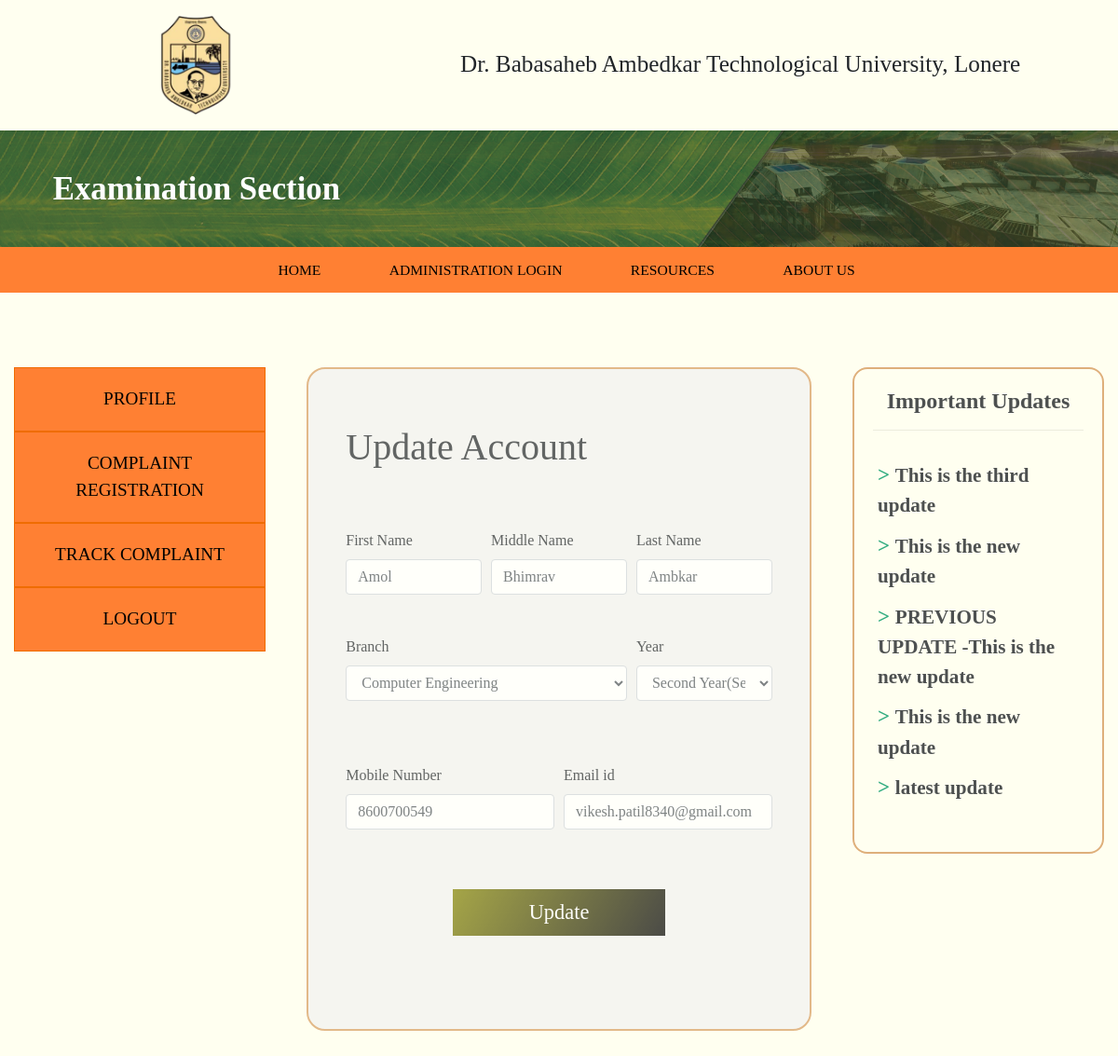
The app's page /UpdateProfile.php (signed in) with its own data.
### tables this page shows
CREATE TABLE `student` (
  `studentid` int(11) NOT NULL,
  `firstname` varchar(255) NOT NULL,
  `middlename` varchar(255) NOT NULL,
  `lastname` varchar(255) NOT NULL,
  `prn` varchar(255) NOT NULL,
  `branch` varchar(255) NOT NULL,
  `year` varchar(100) NOT NULL,
  `number` varchar(100) NOT NULL,
  `email` varchar(255) NOT NULL,
  `password` varchar(255) NOT NULL
);

CREATE TABLE `setupdate` (
  `id` int(9) NOT NULL,
  `setupdate` varchar(500) DEFAULT NULL
);

### UpdateProfile.php (the view, shortened to what this page needs)
<?php include 'header.php'; ?>
<?php
$username = $_SESSION['prn'];
$con = mysqli_connect("localhost","root");
mysqli_select_db($con,'exam_center');
$q      = "select * from student where prn='$username'";
$result = mysqli_query($con,$q);
$row = mysqli_fetch_array($result);
?>
<!DOCTYPE html>
<html lang = "en">
<head>
</head>
<body>
    <div class = "container-fluid">
        <div class = "row">
           <?php include 'left_column.php'; ?>
            <div  class  = "col-md-6">
            <div  id     = "signup">
            <form action = "UpdateProfile.php" method = "post" onsubmit = "return validation()">
            <div  class  = "signup-form">
            <div  class  = "form-group">
                                <h1>Update Account </h1><br>
                                <div   class = "signup">
                                <div   class = "form-row">
                                <div   class = "col-md-4">
                                <label for   = "fname">First Name</label>
                                <input type  = "text" id = "fname" class = "form-control" value = "<?php echo $row['firstname'];?>" name = "firstname">
                                        </div><br>
                                        <div   class = "col-md-4">
                                        <label for   = "mname">Middle Name</label>
                                        <input type  = "text" id = "mname" class = "form-control" name = "middlename" value = "<?php echo $row['middlename'];?>">
                                        </div>
                                        <div   class = "col-md-4">
                                        <label for   = "lname">Last Name</label>
                                        <input type  = "text" id = "lname" class = "form-control" name = "lastname" value = "<?php echo $row['lastname'];?>">
                                        </div>
                                    </div> <br>
                                    <div class = "form-row">
                                    <div class = "col-md-8">
                                            <label>Branch</label>
                                            <select required class = "form-control" name = "branch" value = "Select your Department">
                                                <option><?php echo $row['branch'];?></option>
                                            </select>
                                        </div>
                                        <div class = "col-md-4">
                                            <label>Year</label>
                                            <select class = "form-control" name = "year" value= "" required>
                                                <option><?php echo $row['year']; ?></option>
                                            </select>
                                        </div>
                                    </div>
                                    <?php echo isset($errB)? "<span class='error'>$errB</span>": ""; ?><br>
                                    <br>
                                    <div class = "form-row">
                                    <div class = "col-md-6">
                                            <label>Mobile Number</label>
                                            <input type = "number" class = "form-control" name = "number" value = "<?php echo $row['number'];?>"><br>
                                        </div>
                                        <div class = "col-md-6">
                                            <label>Email id</label>
                                            <input type = "email" class = "form-control" name = "email" value = "<?php echo $row['email'];?>"><br>
                                        </div>
                                    </div>
                                    <input type = "submit" value = "Update" name = "update"><br>
                                </div>
                            </div>
                        </div>
                    </form>
                </div>
            </div>
            <?php include 'important_updates.php'; ?>
        </div>
    </div>
<?php include 'footer.php';?>

### important_updates.php (shortened to what this page needs)
<?php
$con = mysqli_connect("localhost","root");
mysqli_select_db($con,'exam_center');
$a       = "select * from setupdate";
$result3 = mysqli_query($con,$a);
$num3    = mysqli_num_rows($result3);
?>
<div class = "col-md-3">
<div class = "updates">
        <h4>Important Updates</h4>
        <hr>
        <ul>
        <?php
            for($i=1;$i<=$num3;$i++){
            $row = mysqli_fetch_array($result3);
        ?>
        <li><span id="imp_n"> > </span><span id="up_li"><?php echo $row['setupdate'];?></span></li>
        <?php
            }
        ?>
        </ul>
    </div>
</div>

### css/style.css (style rules this page uses)
* { padding: 0; margin: 0; font-family: Montserrat; font-size: 16px; }
body { background-color: #fffff0!important; }
input[type=number] { -moz-appearance:textfield; }
#signup .signup-form { margin: 10px; width: 95%; background:#f1f1f1; height:auto; margin-left: auto; margin-right: auto; padding:60px 40px; border-radius: 20px; border: 2px solid #d79c5e; opacity: 0.7; filter: alpha(opacity=50); margin-top: 80px; margin-bottom: 50px; }
#signup .signup-form h1 { text-align: left; margin-bottom: 20px; }
#signup .signup .form-row label { margin-top: 20px; }
#signup .signup input[type="submit"] { margin-top: 40px; width:50%; display: block; margin-left: auto; margin-right: auto; height: 50px; color: white; border: none; outline: none; font-size: 140%; background:linear-gradient(120deg,#808000,black); }
.updates { margin-top: 80px; border-radius: 1em; display: "block"; margin-left: auto; margin-right: auto; min-height: 500px; height: auto; padding: 20px; border: 2px solid #d79c5e; margin-bottom: 50px; opacity: 0.8; }
.updates ul { padding: 5px 5px 5px 5px; text-align: left; list-style: none; }
.updates h4 { text-align: center; font-weight: 600; }
.updates li { font-size: 110%; margin: 10px auto; }
#imp_n { font-size: 130%; font-weight: 600; color: rgb(0, 153, 102); box-shadow: 1px #ef6c00; }
#up_li { font-size: 120%; font-weight: 550; }

### records on screen
student: firstname "Amol", middlename "Bhimrav", lastname "Ambkar", branch "Computer Engineering", year "Second Year(Sem-3)", number "8600700549", email "vikesh.patil8340@gmail.com"
setupdate: setupdate "This is the third update"
setupdate: setupdate "This is the new update"
setupdate: setupdate "PREVIOUS UPDATE -This is the new update"
setupdate: setupdate "This is the new update"
setupdate: setupdate "latest update"
